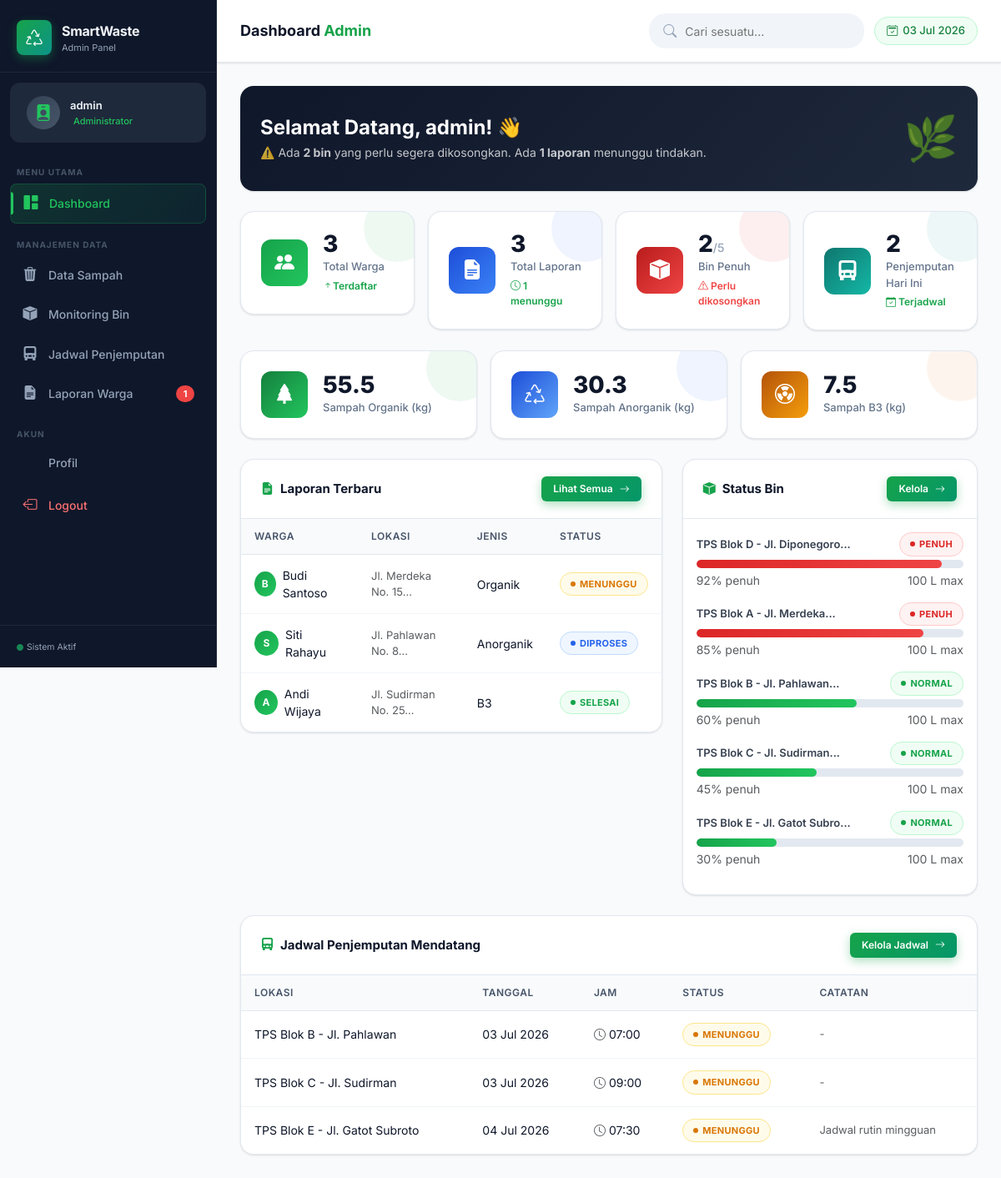
/dashboard_admin.php (signed in), run on the app's committed database.
### tables this page shows
CREATE TABLE waste_reports (
    id INT AUTO_INCREMENT PRIMARY KEY,
    user_id INT NOT NULL,
    lokasi VARCHAR(200) NOT NULL,
    jenis_sampah VARCHAR(100) NOT NULL,
    deskripsi TEXT,
    foto VARCHAR(255),
    status ENUM('MENUNGGU','DIPROSES','SELESAI') NOT NULL DEFAULT 'MENUNGGU',
    tanggal_laporan TIMESTAMP DEFAULT CURRENT_TIMESTAMP,
    FOREIGN KEY (user_id) REFERENCES users(id) ON DELETE CASCADE
);

CREATE TABLE users (
    id INT AUTO_INCREMENT PRIMARY KEY,
    nama VARCHAR(100) NOT NULL,
    username VARCHAR(50) UNIQUE NOT NULL,
    password VARCHAR(255) NOT NULL,
    alamat TEXT,
    no_hp VARCHAR(20),
    created_at TIMESTAMP DEFAULT CURRENT_TIMESTAMP
);

CREATE TABLE bins (
    id INT AUTO_INCREMENT PRIMARY KEY,
    lokasi VARCHAR(200) NOT NULL,
    kapasitas_max INT NOT NULL,
    tingkat_kepenuhan INT NOT NULL DEFAULT 0,
    status ENUM('NORMAL','PENUH') NOT NULL DEFAULT 'NORMAL',
    updated_at TIMESTAMP DEFAULT CURRENT_TIMESTAMP ON UPDATE CURRENT_TIMESTAMP
);

CREATE TABLE pickup_schedule (
    id INT AUTO_INCREMENT PRIMARY KEY,
    lokasi VARCHAR(200) NOT NULL,
    tanggal_jemput DATE NOT NULL,
    jam_jemput TIME NOT NULL,
    status ENUM('MENUNGGU','DIJEMPUT','SELESAI') NOT NULL DEFAULT 'MENUNGGU',
    catatan TEXT
);

### dashboard_admin.php (the view, shortened to what the rows shown need)
<?php
require_once 'config/db.php';
$today = date('Y-m-d');
$latest_reports = $conn->query("
    SELECT wr.*, u.nama as user_nama
    FROM waste_reports wr
    JOIN users u ON wr.user_id = u.id
    ORDER BY wr.tanggal_laporan DESC
    LIMIT 5
");
$bins_data = $conn->query("SELECT * FROM bins ORDER BY tingkat_kepenuhan DESC LIMIT 5");
$upcoming_pickups = $conn->query("
    SELECT * FROM pickup_schedule
    WHERE tanggal_jemput >= '$today'
    ORDER BY tanggal_jemput ASC, jam_jemput ASC
    LIMIT 5
");
?>
<?php include 'includes/header.php'; ?>
<div class="d-flex">
    <div class="main-content flex-grow-1">
        <div class="topbar">
            <h1 class="topbar-title">Dashboard <span>Admin</span></h1>
        </div>
        <div class="page-container">
            <div class="row g-4 mb-4">
                <div class="col-lg-7">
                    <div class="table-card">
                        <div class="table-responsive">
                            <table class="table table-hover mb-0">
                                <thead>
                                    <tr>
                                        <th>Warga</th>
                                        <th>Lokasi</th>
                                        <th>Jenis</th>
                                        <th>Status</th>
                                    </tr>
                                </thead>
                                <tbody>
                                    <?php if ($latest_reports && $latest_reports->num_rows > 0):
                                        while ($r = $latest_reports->fetch_assoc()): ?>
                                    <tr>
                                        <td>
                                            <div class="d-flex align-items-center gap-2">
                                                <div style="width:30px;height:30px;background:linear-gradient(135deg,#16a34a,#22c55e);border-radius:50%;display:flex;align-items:center;justify-content:center;color:#fff;font-size:12px;font-weight:700;">
                                                    <?= strtoupper(substr($r['user_nama'], 0, 1)) ?>
                                                </div>
                                                <span class="fw-500"><?= htmlspecialchars($r['user_nama']) ?></span>
                                            </div>
                                        </td>
                                        <td class="text-muted" style="font-size:13px;"><?= htmlspecialchars(substr($r['lokasi'], 0, 25)) ?>...</td>
                                        <td><?= htmlspecialchars($r['jenis_sampah']) ?></td>
                                        <td>
                                            <?php
                                            $st = strtolower($r['status']);
                                            $badge_class = [
                                                'menunggu' => 'badge-menunggu',
                                                'diproses' => 'badge-diproses',
                                                'selesai' => 'badge-selesai'
                                            ][$st] ?? 'badge-menunggu';
                                            ?>
                                            <span class="badge-status <?= $badge_class ?>"><?= $r['status'] ?></span>
                                        </td>
                                    </tr>
                                    <?php endwhile;
                                    else: ?>
                                    <tr><td colspan="4" class="text-center py-4 text-muted">Belum ada laporan</td></tr>
                                    <?php endif; ?>
                                </tbody>
                            </table>
                        </div>
                    </div>
                </div>
                <div class="col-lg-5">
                    <div class="table-card">
                        <div class="p-3">
                            <?php if ($bins_data && $bins_data->num_rows > 0):
                                while ($bin = $bins_data->fetch_assoc()):
                                    $pct = min(100, intval($bin['tingkat_kepenuhan']));
                                    $is_full = $pct >= 80;
                            ?>
                            <div class="mb-3">
                                <div class="d-flex justify-content-between align-items-center mb-1">
                                    <span style="font-size:13px;font-weight:600;color:#374151;">
                                        <?= htmlspecialchars(substr($bin['lokasi'], 0, 28)) ?>...
                                    </span>
                                    <span class="badge-status <?= $is_full ? 'badge-penuh' : 'badge-normal' ?>">
                                        <?= $bin['status'] ?>
                                    </span>
                                </div>
                                <div class="bin-progress">
                                    <div class="bin-progress-bar <?= $is_full ? 'penuh' : 'normal' ?>"
                                         style="width:<?= $pct ?>%"></div>
                                </div>
                                <div class="d-flex justify-content-between mt-1">
                                    <small class="text-muted"><?= $pct ?>% penuh</small>
                                    <small class="text-muted"><?= $bin['kapasitas_max'] ?> L max</small>
                                </div>
                            </div>
                            <?php endwhile;
                            else: ?>
                            <p class="text-center text-muted py-3">Belum ada data bin</p>
                            <?php endif; ?>
                        </div>
                    </div>
                </div>
            </div>
            <div class="table-card">
                <div class="table-responsive">
                    <table class="table table-hover mb-0">
                        <thead>
                            <tr>
                                <th>Lokasi</th>
                                <th>Tanggal</th>
                                <th>Jam</th>
                                <th>Status</th>
                                <th>Catatan</th>
                            </tr>
                        </thead>
                        <tbody>
                            <?php if ($upcoming_pickups && $upcoming_pickups->num_rows > 0):
                                while ($p = $upcoming_pickups->fetch_assoc()):
                                    $st = strtolower($p['status']);
                                    $badge = [
                                        'menunggu' => 'badge-menunggu',
                                        'dijemput' => 'badge-dijemput',
                                        'selesai' => 'badge-selesai'
                                    ][$st] ?? 'badge-menunggu';
                            ?>
                            <tr>
                                <td class="fw-500"><?= htmlspecialchars($p['lokasi']) ?></td>
                                <td><?= date('d M Y', strtotime($p['tanggal_jemput'])) ?></td>
                                <td><i class="bi bi-clock me-1 text-muted"></i><?= date('H:i', strtotime($p['jam_jemput'])) ?></td>
                                <td><span class="badge-status <?= $badge ?>"><?= $p['status'] ?></span></td>
                                <td class="text-muted" style="font-size:13px;"><?= $p['catatan'] ? htmlspecialchars($p['catatan']) : '-' ?></td>
                            </tr>
                            <?php endwhile;
                            else: ?>
                            <tr><td colspan="5" class="text-center py-4 text-muted">Tidak ada jadwal mendatang</td></tr>
                            <?php endif; ?>
                        </tbody>
                    </table>
                </div>
            </div>
        </div>
    </div>
</div>
<?php include 'includes/footer.php'; ?>

### data on the page
waste_reports: user.nama "B", user.nama "Budi Santoso", lokasi "Jl. Merdeka No. 15", jenis_sampah "Organik", status "MENUNGGU"
waste_reports: user.nama "S", user.nama "Siti Rahayu", lokasi "Jl. Pahlawan No. 8", jenis_sampah "Anorganik", status "DIPROSES"
waste_reports: user.nama "A", user.nama "Andi Wijaya", lokasi "Jl. Sudirman No. 25", jenis_sampah "B3", status "SELESAI"
bins: lokasi "TPS Blok D - Jl. Diponegoro", status "PENUH", tingkat_kepenuhan "92", kapasitas_max "100"
bins: lokasi "TPS Blok A - Jl. Merdeka", status "PENUH", tingkat_kepenuhan "85", kapasitas_max "100"
bins: lokasi "TPS Blok B - Jl. Pahlawan", status "NORMAL", tingkat_kepenuhan "60", kapasitas_max "100"
bins: lokasi "TPS Blok C - Jl. Sudirman", status "NORMAL", tingkat_kepenuhan "45", kapasitas_max "100"
bins: lokasi "TPS Blok E - Jl. Gatot Subro", status "NORMAL", tingkat_kepenuhan "30", kapasitas_max "100"
pickup_schedule: lokasi "TPS Blok B - Jl. Pahlawan", tanggal_jemput "03 Jul 2026", jam_jemput "07:00", status "MENUNGGU"
pickup_schedule: lokasi "TPS Blok C - Jl. Sudirman", tanggal_jemput "03 Jul 2026", jam_jemput "09:00", status "MENUNGGU"
pickup_schedule: lokasi "TPS Blok E - Jl. Gatot Subroto", tanggal_jemput "04 Jul 2026", jam_jemput "07:30", status "MENUNGGU", catatan "Jadwal rutin mingguan"

### other printed values
$_SESSION['admin_username'] "admin"
$cnt "1"
$bins_penuh "2"
$pending_reports "1"
$total_users "3"
$total_reports "3"
$total_bins "5"
$today_pickups "2"
$cat_organik "55.5"
$cat_anorganik "30.3"
$cat_b3 "7.5"
